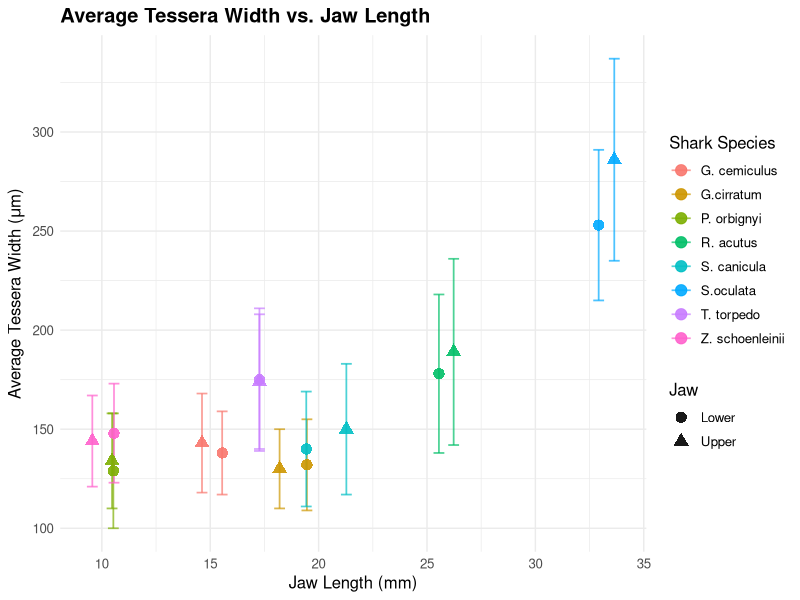

R code for this plot:
library(tidyverse)

# 1. Load the data
data <- read_csv("Species w_jaw length and av tessera width + SD.csv")

# 2. Clean and format the data
clean_data <- data %>%
  # Fill the missing species names downwards for the lower jaws
  fill(Species, .direction = "down") %>%
  # Remove the accidental trailing spaces in the "Jaw" column (e.g., "Upper ")
  mutate(Jaw = str_trim(Jaw)) %>%
  # Rename columns to make them easier to work with in ggplot
  rename(Jaw_Length = `Jaw length (mm)`, Avg_Tessera_Width = `Average tessera width (um)`, SD_Tessera_Width = `Standard deviation for tessera width (um)`)

# 3. Create the scatter plot with error bars
ggplot(clean_data, aes(x = Jaw_Length, y = Avg_Tessera_Width, color = Species, shape = Jaw)) +
  
  # Add error bars first (so they sit behind the points)
  geom_errorbar(aes(ymin = Avg_Tessera_Width - SD_Tessera_Width, ymax = Avg_Tessera_Width + SD_Tessera_Width), width = 0.5, linewidth = 0.6, alpha = 0.7) +
  # Add the points mapping shape to Jaw and color to Species
  geom_point(size = 3.5, alpha = 0.9) +
  
  # Labels and scales and minimal theme applied
  labs( title = "Average Tessera Width vs. Jaw Length",x = "Jaw Length (mm)",
  y = expression("Average Tessera Width (" * mu * "m)"), color = "Shark Species") + theme_minimal() +  theme(text = element_text(size = 12), plot.title = element_text(face = "bold"),legend.position = "right")
